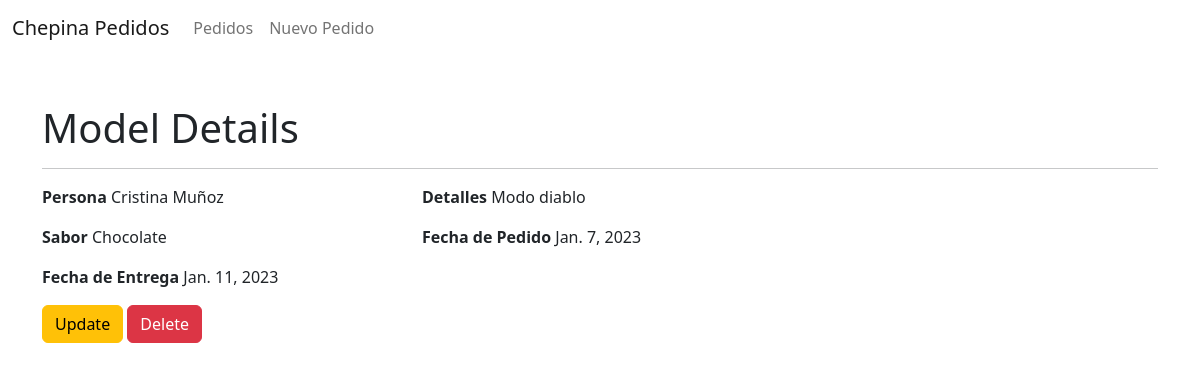
Page /cakes/pedido/4/detail/ on the committed database.
### Cakes/models.py (models this page shows, shortened)
class Pedidos(models.Model):
    sabor_Choices = (('Chocolate', 'chocolate'),
                     ('Vainilla', 'vainilla'),
                     ('Confetti', 'confetti'),
                     )
    sabor = models.CharField(max_length=208,choices=sabor_Choices)
    persona = models.CharField(max_length=208)
    fecha_pedido = models.DateField(default=timezone.now)
    fecha_entrega = models.DateField(blank=False, null=False)
    direccion = models.CharField(max_length=200)
    direccion_URL = models.URLField(blank=True, null=True)
    detalles = models.TextField(blank=True, null=True)
    entre = models.BooleanField(default=False)

### Cakes/views.py (the view)
# urls.py: re_path(r'^pedido/(?P<pk>\d+)/detail/$', views.PedidoDetailView.as_view(), name='pedidos_detail'),
class PedidoDetailView(DetailView):
    model = models.Pedidos

### templates/Cakes/pedidos_detail.html (shortened to what this page needs)
<!DOCTYPE html>
{% include 'Cakes/base.html' %}
{% block content %}
<div class="container mt-5">
    <h1>Model Details</h1>
    <hr>
    <div class="row">
      <div class="col-md-4">
        <p><strong>Persona</strong> {{ pedidos.persona }}</p>
        <p><strong>Sabor</strong> {{ pedidos.sabor }}</p>
        <p><strong>Fecha de Entrega</strong> {{ pedidos.fecha_entrega }}</p>
      </div>
      <div class="col-md-4">
        <p><strong>Detalles</strong> {{ pedidos.detalles}}</p>
        <p><strong>Fecha de Pedido</strong> {{ pedidos.fecha_pedido }}</p>
      </div>
    </div>
    <form method="post" action="{% url 'Cakes:pedidos_delete' object.pk %}">
      <a href="{% url 'Cakes:pedidos_update' object.pk %}" class="btn btn-warning mr-2">Update</a>
      <input type="submit" value="Delete" class="btn btn-danger" onclick="return confirm('Are you sure you want to delete this object?');" />
   </form>
</div>
{% endblock content %}

### rows in the picture
Pedidos: persona "Cristina Muñoz", sabor "Chocolate", fecha_entrega "Jan. 11, 2023", detalles "Modo diablo", fecha_pedido "Jan. 7, 2023"
